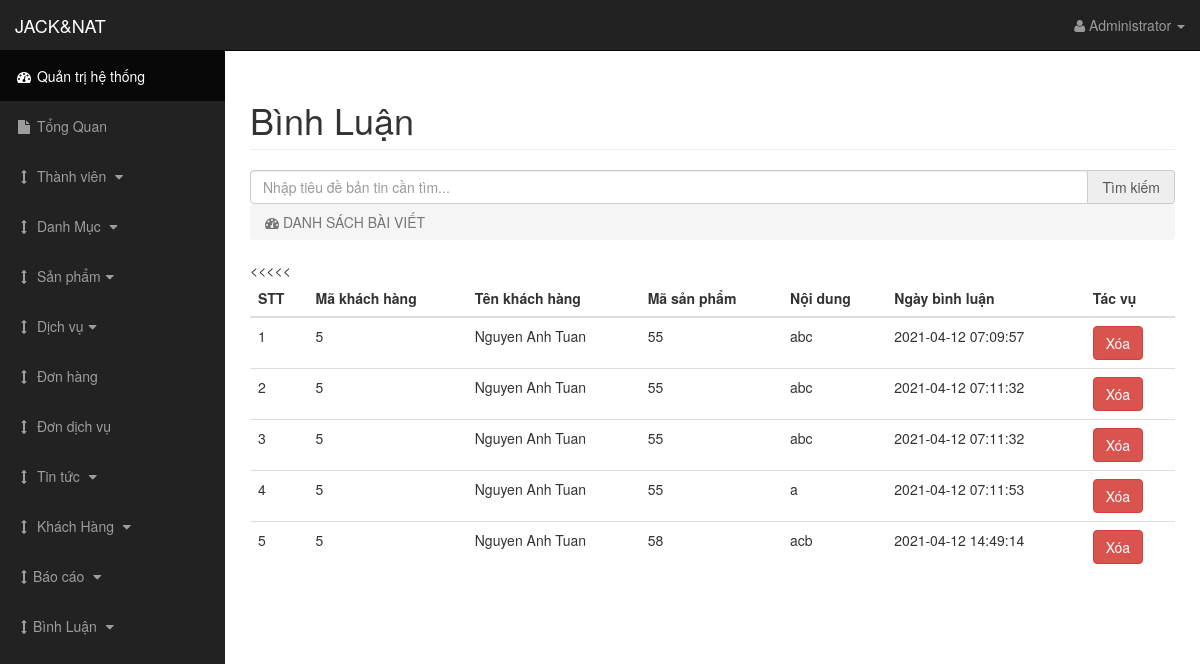
The app's page /backend/index.php?page=comment (signed in) with its own data.
### tables this page shows
CREATE TABLE `tbl_binh_luan_san_pham` (
  `id_binh_luan` int(11) NOT NULL,
  `id_khach_hang` int(50) NOT NULL,
  `id_san_pham` int(50) NOT NULL,
  `noi_dung` mediumtext NOT NULL,
  `ngay` timestamp NOT NULL DEFAULT current_timestamp()
);

CREATE TABLE `tbl_khach_hang` (
  `id_khach_hang` int(11) NOT NULL,
  `ten_khach_hang` varchar(256) DEFAULT NULL,
  `email` varchar(256) DEFAULT NULL,
  `so_dien_thoai` varchar(15) DEFAULT NULL,
  `dia_chi` varchar(255) DEFAULT NULL,
  `ma_kich_hoat` varchar(255) NOT NULL DEFAULT '1',
  `mat_khau` varchar(255) DEFAULT NULL,
  `ten_dang_nhap` varchar(55) NOT NULL,
  `gioi_tinh` varchar(3) DEFAULT NULL,
  `ngay_sinh` date DEFAULT NULL
);

### backend/views/comment.php (the view, shortened to what this page needs)
<?php
	if (isset($_POST['submit_search'])) {
        $key = $_POST['keyw'];
        $sql = "SELECT * FROM tbl_binh_luan_san_pham WHERE noi_dung LIKE '%$key%' ORDER BY id_binh_luan";
    }else{
        $sql = "SELECT * FROM tbl_binh_luan_san_pham A INNER JOIN tbl_khach_hang B ON A.id_khach_hang = B.id_khach_hang ORDER BY id_binh_luan";
    }
    $query = mysqli_query($conn, $sql);
    $count = mysqli_num_rows($query);
?>
<div class="container-fluid">
    <div class="row">
        <div class="col-lg-12">
            <h1 class="page-header">
               Bình Luận
            </h1>
            <form action="" method="POST">
                <div class="input-group">
                  <input type="text" required="" placeholder="Nhập tiêu đề bản tin cần tìm..." name="keyw" class="form-control" value="<?php if(isset($key)) { echo $key; } ?>"/>
                  <span class="input-group-addon">
                      <button style="line-height: 0px; padding: 0px;" type="submit" class="" name="submit_search">
	                      Tìm kiếm
	                  </button>
                  </span>
                </div>
            </form>
            <ol class="breadcrumb">
                <li class="active">
                    <i class="fa fa-dashboard"></i> DANH SÁCH BÀI VIẾT
                </li>
            </ol>
        </div>
    </div>
	<div class="row">
        <div class="col-lg-12 col-xs-12 col-sm-12 col-md-12">
			<div class="table-responsive">
				<table class="table table-hover">
					<?php if($count > 0){ ?>
					<thead>
						<tr>
                            <th scope="col">STT</th>
                            <th scope="col">Mã khách hàng</th>
                            <th scope="col">Tên khách hàng</th>
                            <th scope="col">Mã sản phẩm</th>
                            <th scope="col">Nội dung</th>
                            <th scope="col">Ngày bình luận</th>
                            <th scope="col">Tác vụ</th>
						</tr>
					</thead>
					<tbody>
						<?php
							$stt = 0;
							while ($row = mysqli_fetch_array($query)) {
								$stt += 1;
						?>
								<tr>
									<<td><?php echo $stt; ?></td>
                                    <td><?php echo $row['id_khach_hang']?></td>
                                    <td><?php echo $row['ten_khach_hang']?></td>
                                    <td><?php echo $row['id_san_pham'];?></td>
                                    <td><?php echo substr($row['noi_dung'],0,80);?></td>
                                    <td><?php echo $row['ngay']?></td>
									<td>
										<a onclick="return confirm('Bạn có muốn xóa bài viết này không? ');" href="index.php?page=del-comment&id=<?php echo $row['id_binh_luan']; ?>">
											<button class="btn btn-danger">Xóa</button>
										</a>
									</td>
								</tr>
						<?php
							}
						?>
					</tbody>
				<?php
				} ?>
				</table>
			</div>
		</div>
    </div>
</div>

### backend/css/sb-admin.css (style rules this page uses)
body { margin-top: 100px; background-color: #222; }
@media (min-width:768px) { body { margin-top: 50px; } }

### records on screen
tbl_binh_luan_san_pham: id_khach_hang.id_khach_hang "5", id_khach_hang.ten_khach_hang "Nguyen Anh Tuan", id_san_pham "55", noi_dung "abc", ngay "2021-04-12 07:09:57"
tbl_binh_luan_san_pham: id_khach_hang.id_khach_hang "5", id_khach_hang.ten_khach_hang "Nguyen Anh Tuan", id_san_pham "55", noi_dung "abc", ngay "2021-04-12 07:11:32"
tbl_binh_luan_san_pham: id_khach_hang.id_khach_hang "5", id_khach_hang.ten_khach_hang "Nguyen Anh Tuan", id_san_pham "55", noi_dung "abc", ngay "2021-04-12 07:11:32"
tbl_binh_luan_san_pham: id_khach_hang.id_khach_hang "5", id_khach_hang.ten_khach_hang "Nguyen Anh Tuan", id_san_pham "55", noi_dung "a", ngay "2021-04-12 07:11:53"
tbl_binh_luan_san_pham: id_khach_hang.id_khach_hang "5", id_khach_hang.ten_khach_hang "Nguyen Anh Tuan", id_san_pham "58", noi_dung "acb", ngay "2021-04-12 14:49:14"

### other values on screen
$_SESSION['name'] "Administrator"
